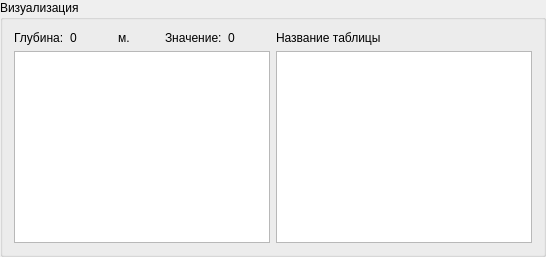
           <widget class="QGroupBox" name="groupBox">
            <property name="title">
             <string>Визуализация</string>
            </property>
            <layout class="QGridLayout" name="gridLayout_6">
             <item row="0" column="0">
              <layout class="QGridLayout" name="gridLayout_4">
               <item row="1" column="0">
                <layout class="QGridLayout" name="gridLayout_3">
                 <item row="1" column="0">
                  <widget class="PlotWidget" name="graphicsView"/>
                 </item>
                </layout>
               </item>
               <item row="1" column="1">
                <widget class="QTableWidget" name="tableWidget">
                 <property name="font">
                  <font>
                   <pointsize>9</pointsize>
                  </font>
                 </property>
                 <property name="styleSheet">
                  <string notr="true">selection-background-color: rgb(255, 227, 198);
selection-color: rgb(85, 0, 0);</string>
                 </property>
                </widget>
               </item>
               <item row="0" column="0">
                <layout class="QGridLayout" name="gridLayout_5">
                 <item row="0" column="0">
                  <widget class="QLabel" name="label_3">
                   <property name="text">
                    <string>Глубина:</string>
                   </property>
                  </widget>
                 </item>
                 <item row="0" column="1">
                  <widget class="QLabel" name="label_x">
                   <property name="text">
                    <string>0</string>
                   </property>
                  </widget>
                 </item>
                 <item row="0" column="2">
                  <widget class="QLabel" name="label_5">
                   <property name="text">
                    <string>м.</string>
                   </property>
                  </widget>
                 </item>
                 <item row="0" column="3">
                  <widget class="QLabel" name="label_6">
                   <property name="text">
                    <string>Значение:</string>
                   </property>
                  </widget>
                 </item>
                 <item row="0" column="4">
                  <widget class="QLabel" name="label_y">
                   <property name="text">
                    <string>0</string>
                   </property>
                  </widget>
                 </item>
                </layout>
               </item>
               <item row="0" column="1">
                <widget class="QLabel" name="label_table_name">
                 <property name="text">
                  <string>Название таблицы</string>
                 </property>
                </widget>
               </item>
              </layout>
             </item>
            </layout>
           </widget>
